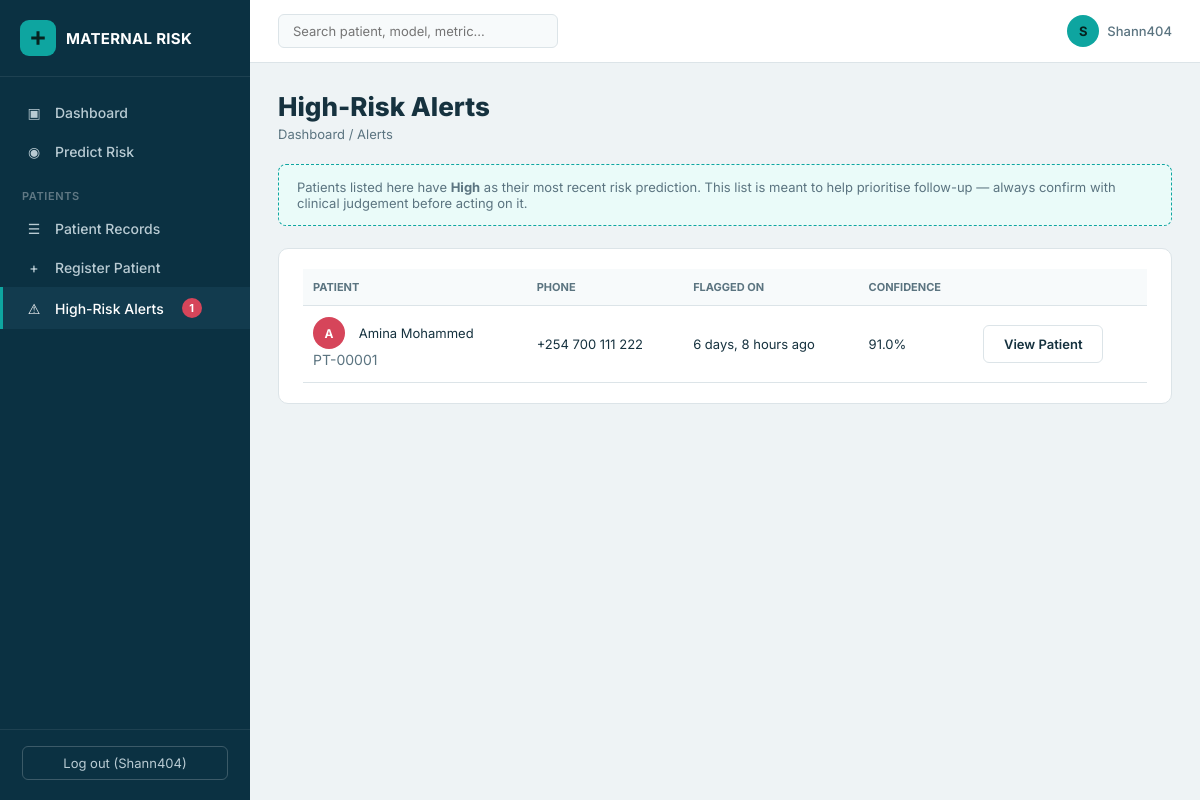
The page /alerts/ (signed in) on the database as committed earlier.
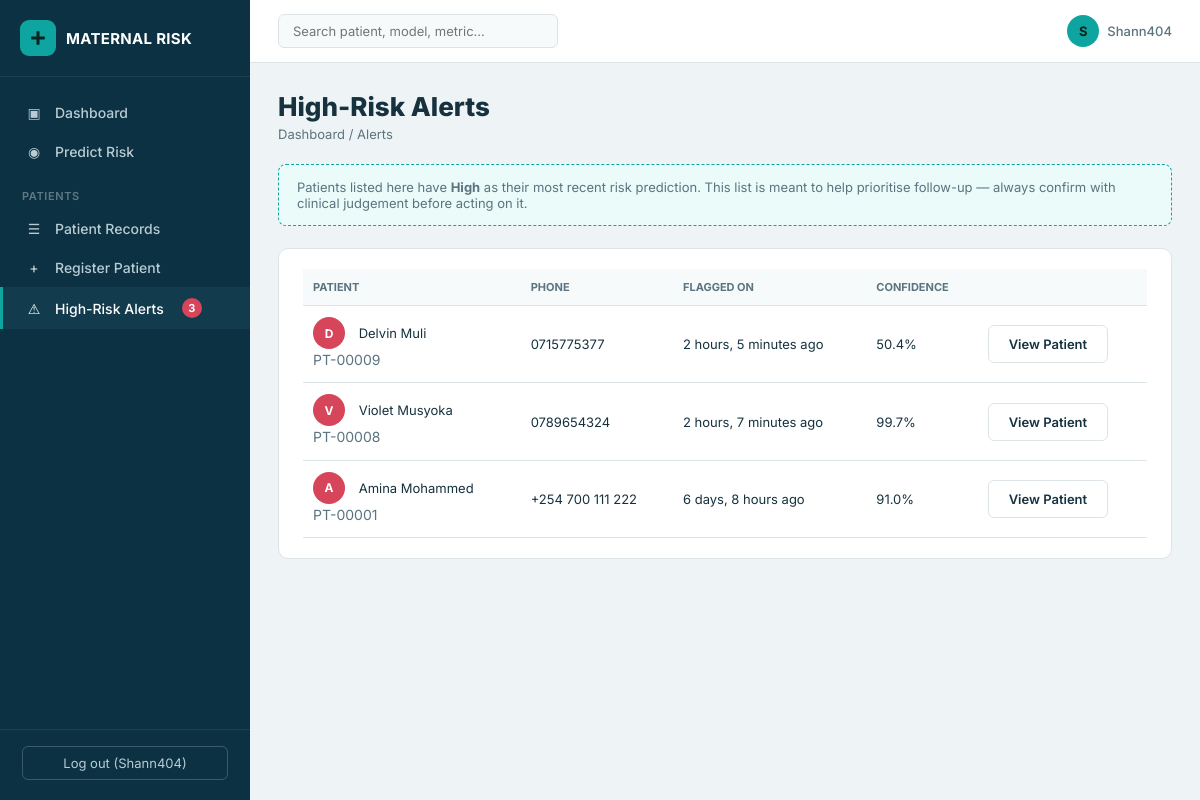
The same page on the database as committed later.
### risk_app/models.py (models this page shows, shortened)
class Patient(models.Model):
    patient_id = models.CharField(max_length=20, unique=True, editable=False)
    full_name = models.CharField(max_length=150)
    phone_number = models.CharField(max_length=20, blank=True)
    date_registered = models.DateTimeField(auto_now_add=True)
    registered_by = models.ForeignKey(
        settings.AUTH_USER_MODEL, null=True, blank=True,
        on_delete=models.SET_NULL, related_name="patients_registered",
    )
    class Meta:
        ordering = ["-date_registered"]
    @property
    def latest_prediction(self):
        return self.predictions.order_by("-created_at").first()

class PredictionRecord(models.Model):
    RISK_CHOICES = [("Low", "Low"), ("Medium", "Medium"), ("High", "High")]
    created_at = models.DateTimeField(auto_now_add=True)
    user = models.ForeignKey(settings.AUTH_USER_MODEL, null=True, blank=True, on_delete=models.SET_NULL)
    patient = models.ForeignKey(
        Patient, null=True, blank=True, on_delete=models.SET_NULL, related_name="predictions"
    )
    age = models.IntegerField()
    gestational_age_weeks = models.IntegerField()
    eclampsia_severity = models.CharField(max_length=30)
    haemorrhage_severity = models.CharField(max_length=30)
    risk_level = models.CharField(max_length=10, choices=RISK_CHOICES)
    prob_low = models.FloatField()
    prob_medium = models.FloatField()
    prob_high = models.FloatField()
    model_backend = models.CharField(max_length=20, default="sklearn")
    class Meta:
        ordering = ["-created_at"]

### risk_app/views.py (the view)
# urls.py: path("alerts/", views.alerts_view, name="alerts"),
@login_required
def alerts_view(request):
    flagged = []
    for patient in Patient.objects.all():
        latest = patient.latest_prediction
        if latest and latest.risk_level == "High":
            flagged.append((patient, latest))
    flagged.sort(key=lambda pair: pair[1].created_at, reverse=True)
    return render(request, "risk_app/alerts.html", {"flagged": flagged})

### risk_app/context_processors.py (called while the page is built)
def alerts_count(request):
    if not request.user.is_authenticated:
        return {}
    count = 0
    for patient in Patient.objects.all():
        latest = patient.latest_prediction
        if latest and latest.risk_level == "High":
            count += 1
    return {"high_risk_alert_count": count}

### risk_app/templates/risk_app/alerts.html
{% extends "risk_app/base_app.html" %}
{% block content %}
<h1 class="page-title">High-Risk Alerts</h1>
<div class="breadcrumb"><a href="{% url 'risk_app:dashboard' %}">Dashboard</a> / Alerts</div>
<div class="panel model-note" style="margin-bottom:22px;">
    Patients listed here have <strong>High</strong> as their most recent risk prediction. This list is meant to help
    prioritise follow-up &mdash; always confirm with clinical judgement before acting on it.
</div>
<div class="panel">
    {% if flagged %}
    <table class="pred-table">
        <tr>
            <th>Patient</th>
            <th>Phone</th>
            <th>Flagged On</th>
            <th>Confidence</th>
            <th></th>
        </tr>
        {% for patient, latest in flagged %}
        <tr>
            <td>
                <span class="pred-avatar" style="background:var(--high);">{{ patient.full_name|slice:":1"|upper }}</span>
                {{ patient.full_name }}
                <div class="placeholder" style="margin:0;">{{ patient.patient_id }}</div>
            </td>
            <td>{{ patient.phone_number|default:"—" }}</td>
            <td>{{ latest.created_at|timesince }} ago</td>
            <td>{{ latest.prob_high }}%</td>
            <td><a href="{% url 'risk_app:patient_detail' patient.pk %}" class="btn-secondary">View Patient</a></td>
        </tr>
        {% endfor %}
    </table>
    {% else %}
    <div class="empty-state">
        No patients are currently flagged High risk. New high-risk predictions will appear here automatically.
    </div>
    {% endif %}
</div>
{% endblock %}

### risk_app/templates/risk_app/base_app.html (shortened to what this page needs)
{% load static %}
<!DOCTYPE html>
<html lang="en">
<head>
    <link rel="stylesheet" href="{% static 'css/style.css' %}">
</head>
<body>
    <div class="app-shell">
        <aside class="sidebar">
            <div class="brand">
                <div class="mark">
                    <svg viewBox="0 0 24 24" fill="currentColor"><path d="M10 3h4v7h7v4h-7v7h-4v-7H3v-4h7V3z"/></svg>
                </div>
                <span>MATERNAL RISK</span>
            </div>
            <nav>
                <a href="{% url 'risk_app:dashboard' %}" class="{% if request.resolver_match.url_name == 'dashboard' %}active{% endif %}">
                    <span class="icon">&#9635;</span> Dashboard
                </a>
                <a href="{% url 'risk_app:predict' %}" class="{% if request.resolver_match.url_name == 'predict' %}active{% endif %}">
                    <span class="icon">&#9673;</span> Predict Risk
                </a>
                <div class="nav-section-label">Patients</div>
                <a href="{% url 'risk_app:patients_list' %}" class="{% if request.resolver_match.url_name == 'patients_list' or request.resolver_match.url_name == 'patient_detail' %}active{% endif %}">
                    <span class="icon">&#9776;</span> Patient Records
                </a>
                <a href="{% url 'risk_app:patient_register' %}" class="{% if request.resolver_match.url_name == 'patient_register' %}active{% endif %}">
                    <span class="icon">+</span> Register Patient
                </a>
                <a href="{% url 'risk_app:alerts' %}" class="{% if request.resolver_match.url_name == 'alerts' %}active{% endif %}">
                    <span class="icon">&#9888;</span> High-Risk Alerts
                    {% if high_risk_alert_count %}<span class="badge-count">{{ high_risk_alert_count }}</span>{% endif %}
                </a>
            </nav>
            <div class="sidebar-footer">
                {% if user.is_authenticated %}
                <form method="post" action="{% url 'logout' %}">
                    <button type="submit">Log out ({{ user.username }})</button>
                </form>
                {% endif %}
            </div>
        </aside>
        <div class="main">
            <div class="topbar">
                <input class="search" type="text" placeholder="Search patient, model, metric...">
                <div class="topbar-right">
                    <div class="user-chip">
                        <div class="avatar">{{ user.username|slice:":1"|upper }}</div>
                        {{ user.username }}
                    </div>
                </div>
            </div>
            <div class="content">
                {% block content %}{% endblock %}
            </div>
        </div>
    </div>
</body>
</html>

Rows that differ between the two databases and show on the page:
added Patient: full_name "D", full_name "Delvin Muli", patient_id "PT-00009", phone_number "0715775377", created_at "2 hours, 5 minutes", prob_high "50.4"
added Patient: full_name "V", full_name "Violet Musyoka", patient_id "PT-00008", phone_number "0789654324", created_at "2 hours, 7 minutes", prob_high "99.7"
Other text that changed with them:
{{ high_risk_alert_count }}: "1" → "3"
